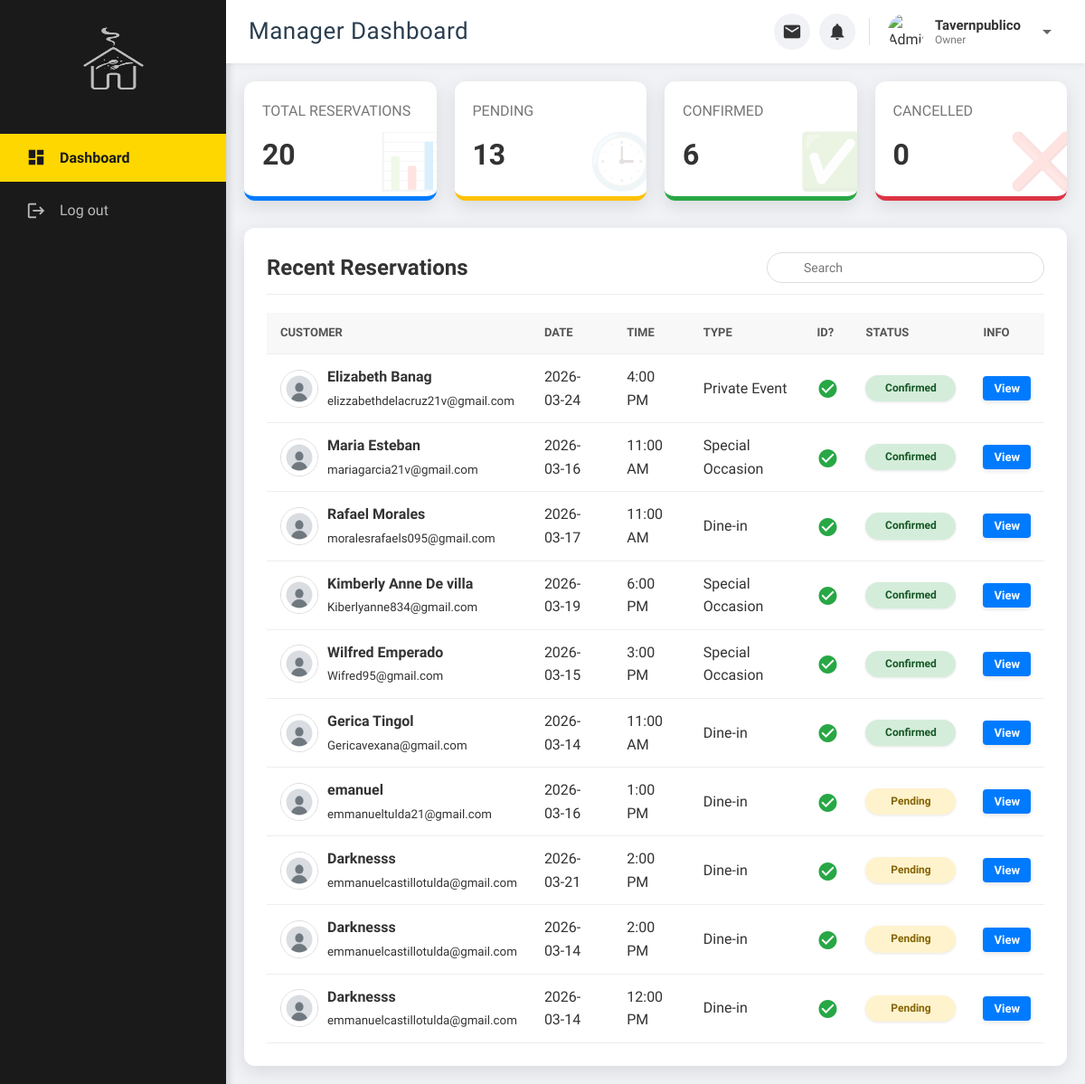
The page /manager.php (signed in) on the database its author committed.
### tables this page shows
CREATE TABLE `reservations` (
  `reservation_id` int(11) NOT NULL,
  `user_id` int(11) DEFAULT NULL,
  `res_date` date NOT NULL,
  `res_time` time NOT NULL,
  `num_guests` int(11) NOT NULL,
  `res_name` varchar(100) NOT NULL,
  `res_phone` varchar(20) NOT NULL,
  `res_email` varchar(100) NOT NULL,
  `status` varchar(50) DEFAULT 'Pending',
  `created_at` timestamp NOT NULL DEFAULT current_timestamp(),
  `assigned_table` varchar(50) DEFAULT NULL,
  `table_id` int(11) DEFAULT NULL,
  `is_notified` tinyint(1) NOT NULL DEFAULT 0,
  `deleted_at` timestamp NULL DEFAULT NULL,
  `source` varchar(50) NOT NULL DEFAULT 'Online',
  `reservation_type` varchar(50) NOT NULL DEFAULT 'Dine-in',
  `valid_id_path` varchar(255) DEFAULT NULL,
  `special_requests` text DEFAULT NULL,
  `applied_coupon_code` varchar(50) DEFAULT NULL,
  `action_by` varchar(100) DEFAULT NULL
);

CREATE TABLE `users` (
  `user_id` int(11) NOT NULL,
  `username` varchar(50) NOT NULL,
  `email` varchar(100) NOT NULL,
  `password_hash` varchar(255) NOT NULL,
  `otp` varchar(10) DEFAULT NULL,
  `otp_expiry` datetime DEFAULT NULL,
  `reset_token` varchar(255) DEFAULT NULL,
  `reset_token_expiry` datetime DEFAULT NULL,
  `is_verified` tinyint(1) NOT NULL DEFAULT 0,
  `is_admin` tinyint(1) NOT NULL DEFAULT 0,
  `role` varchar(50) NOT NULL DEFAULT 'customer',
  `permissions` text DEFAULT NULL,
  `avatar` varchar(255) DEFAULT NULL,
  `mobile` varchar(15) DEFAULT NULL,
  `birthday` date DEFAULT NULL,
  `birthday_last_updated` date DEFAULT NULL,
  `created_at` timestamp NOT NULL DEFAULT current_timestamp(),
  `deleted_at` timestamp NULL DEFAULT NULL
);

### manager.php (the view, shortened to what this page needs)
<?php
require_once 'db_connect.php';
$reservations = [];
$sql_reservations = "
    SELECT r.reservation_id, r.user_id, r.res_date, r.res_time, r.num_guests,
        r.res_name, r.res_phone, r.res_email, r.status, r.created_at,
        r.reservation_type, r.valid_id_path, u.avatar
    FROM reservations r
    LEFT JOIN users u ON r.user_id = u.user_id
    WHERE r.deleted_at IS NULL ORDER BY r.created_at DESC";
if ($result = mysqli_query($link, $sql_reservations)) {
    while ($row = mysqli_fetch_assoc($result)) {
        $reservations[] = $row;
    }
}
$totalReservations = count($reservations);
$pendingReservations = count(array_filter($reservations, function($r) { return $r['status'] === 'Pending'; }));
$confirmedReservations = count(array_filter($reservations, function($r) { return $r['status'] === 'Confirmed'; }));
$cancelledReservations = count(array_filter($reservations, function($r) { return $r['status'] === 'Cancelled'; }));
?>
<!DOCTYPE html>
<html lang="en">
<head>
    <link rel="stylesheet" href="CSS/admin.css">
</head>
<body>
<div class="page-wrapper">
    <?php include 'partials/manager_sidebar.php'; ?>
    <div class="admin-content-area">
        <header class="main-header">
            <div class="header-content">
                <h1 class="header-page-title">Manager Dashboard</h1>
                <div class="admin-header-right">
                    <div class="admin-notification-area">
                        <div class="admin-notification-item">
                            <button class="admin-notification-button" id="adminMessageBtn" title="Messages">
                                <i class="material-icons">email</i>
                            </button>
                        </div>
                        <div class="admin-notification-item">
                            <button class="admin-notification-button" id="adminReservationBtn" title="Reservations">
                                <i class="material-icons">notifications</i> <span class="admin-notification-badge" id="adminReservationCount" style="display: none;">0</span>
                            </button>
                        </div>
                    </div>
                    <div class="admin-profile-dropdown">
                        <div class="admin-profile-area" id="adminProfileBtn">
                            <?php $admin_avatar_path = isset($_SESSION['avatar']) && file_exists($_SESSION['avatar']) ? htmlspecialchars($_SESSION['avatar']) : 'images/default_avatar.png'; ?>
                            <img src="<?php echo $admin_avatar_path; ?>" alt="Admin Avatar" class="admin-avatar">
                            <div class="admin-user-info">
                                <span class="admin-username"><?php echo htmlspecialchars($_SESSION['username']); ?></span>
                                <span class="admin-role"><?php echo ucfirst(htmlspecialchars($_SESSION['role'])); ?></span>
                            </div>
                            <i class="material-icons" style="color: #666; margin-left: 5px;">arrow_drop_down</i>
                        </div>
                    </div>
                    </div>
            </div>
        </header>
        <main class="dashboard-main-content">
            <section class="dashboard-summary">
                <div class="summary-box total"><h3>Total reservations</h3><p><?php echo $totalReservations; ?></p><div class="box-icon">📊</div></div>
                <div class="summary-box pending"><h3>Pending</h3><p><?php echo $pendingReservations; ?></p><div class="box-icon">🕒</div></div>
                <div class="summary-box confirmed"><h3>Confirmed</h3><p><?php echo $confirmedReservations; ?></p><div class="box-icon">✅</div></div>
                <div class="summary-box cancelled"><h3>Cancelled</h3><p><?php echo $cancelledReservations; ?></p><div class="box-icon">❌</div></div>
            </section>
            <section class="recent-reservations-section">
                <h2>Recent Reservations <input type="text" id="reservationSearchTop" class="search-input-top" placeholder="Search"></h2>
                <div class="table-responsive">
                    <table>
                        <thead>
                            <tr>
                                <th>CUSTOMER</th>
                                <th>DATE</th>
                                <th>TIME</th>
                                <th>TYPE</th>
                                <th>ID?</th>
                                <th>STATUS</th>
                                <th>Info</th>
                            </tr>
                        </thead>
                        <tbody>
                            <?php if (empty($reservations)): ?>
                                <tr><td colspan="7">No reservations found.</td></tr>
                            <?php else: ?>
                                <?php foreach (array_slice($reservations, 0, 10) as $reservation): ?>
                                    <?php
                                        $statusClass = strtolower($reservation['status']);
                                        $displayData = [
                                            'Reservation ID' => $reservation['reservation_id'], 'User ID' => $reservation['user_id'] ?? 'N/A',
                                            'Date' => $reservation['res_date'], 'Time' => date("g:i A", strtotime($reservation['res_time'])),
                                            'Guests' => $reservation['num_guests'], 'Name' => $reservation['res_name'],
                                            'Phone' => $reservation['res_phone'], 'Email' => $reservation['res_email'],
                                            'Type' => $reservation['reservation_type'] ?? 'Dine-in', 'Status' => $reservation['status'],
                                            'Booked At' => $reservation['created_at'], 'Valid ID Path' => $reservation['valid_id_path']
                                        ];
                                        $fullReservationJson = htmlspecialchars(json_encode($displayData), ENT_QUOTES, 'UTF-8');
                                    ?>
                                    <tr data-reservation-id="<?php echo $reservation['reservation_id']; ?>" data-full-reservation='<?php echo $fullReservationJson; ?>'>
                                        <td>
                                            <?php
                                            $avatar_path = !empty($reservation['avatar']) && file_exists($reservation['avatar']) ? $reservation['avatar'] : 'images/default_avatar.png';
                                            $customer_info_html = '<div class="customer-info"><img src="' . htmlspecialchars($avatar_path) . '" alt="Customer Avatar" class="customer-avatar"><div><strong>' . htmlspecialchars($reservation['res_name']) . '</strong><br><small>' . htmlspecialchars($reservation['res_email']) . '</small></div></div>';
                                            if (!empty($reservation['user_id'])) {
                                                echo '<a href="view_customer.php?id=' . $reservation['user_id'] . '&return_to=manager" style="text-decoration: none; color: inherit;">' . $customer_info_html . '</a>';
                                            } else {
                                                echo $customer_info_html;
                                            }
                                            ?>
                                        </td>
                                        <td><?php echo htmlspecialchars($reservation['res_date']); ?></td>
                                        <td><?php echo date("g:i A", strtotime($reservation['res_time'])); ?></td>
                                        <td><?php echo htmlspecialchars($reservation['reservation_type'] ?? 'Dine-in'); ?></td>
                                        <td style="text-align: center;">
                                            <?php if (!empty($reservation['valid_id_path'])): ?>
                                                <i class="material-icons id-uploaded-icon" title="Valid ID Uploaded">check_circle</i>
                                            <?php else: ?>
                                                <i class="material-icons no-id-icon" title="No ID Uploaded">cancel</i>
                                            <?php endif; ?>
                                        </td>
                                        <td><span class="status-badge <?php echo $statusClass; ?>"><?php echo htmlspecialchars($reservation['status']); ?></span></td>
                                        <td class="actions"><button class="btn btn-small view-btn">View</button></td>
                                    </tr>
                                <?php endforeach; ?>
                            <?php endif; ?>
                        </tbody>
                    </table>
                </div>
            </section>
        </main>
    </div>
</div>
</body>
</html>

### partials/manager_sidebar.php (shortened to what this page needs)
<?php
$currentPage = basename($_SERVER['SCRIPT_NAME']);
?>
<aside class="admin-sidebar">
    <div class="sidebar-header">
        <img src="Tavern.png" alt="Home Icon" class="home-icon">
    </div>
    <nav>
        <ul class="sidebar-menu">
            <li class="menu-item <?php echo ($currentPage == 'manager.php') ? 'active' : ''; ?>"><a href="manager.php"><i class="material-icons">dashboard</i> Dashboard</a></li>
            <li class="menu-item"><a href="logout.php"><i class="material-icons">logout</i> Log out</a></li>
        </ul>
    </nav>
</aside>

### rows shown on the page
reservations: user.avatar (picture), res_name "Elizabeth Banag", res_email "elizzabethdelacruz21v@gmail.com", res_date "2026-03-24", res_time "4:00 PM", reservation_type "Private Event", status "Confirmed"
reservations: user.avatar (picture), res_name "Maria Esteban", res_email "mariagarcia21v@gmail.com", res_date "2026-03-16", res_time "11:00 AM", reservation_type "Special Occasion", status "Confirmed"
reservations: user.avatar (picture), res_name "Rafael Morales", res_email "moralesrafaels095@gmail.com", res_date "2026-03-17", res_time "11:00 AM", reservation_type "Dine-in", status "Confirmed"
reservations: user.avatar (picture), res_name "Kimberly Anne De villa", res_email "Kiberlyanne834@gmail.com", res_date "2026-03-19", res_time "6:00 PM", reservation_type "Special Occasion", status "Confirmed"
reservations: user.avatar (picture), res_name "Wilfred Emperado", res_email "Wifred95@gmail.com", res_date "2026-03-15", res_time "3:00 PM", reservation_type "Special Occasion", status "Confirmed"
reservations: user.avatar (picture), res_name "Gerica Tingol", res_email "Gericavexana@gmail.com", res_date "2026-03-14", res_time "11:00 AM", reservation_type "Dine-in", status "Confirmed"
reservations: user.avatar (picture), res_name "emanuel", res_email "emmanueltulda21@gmail.com", res_date "2026-03-16", res_time "1:00 PM", reservation_type "Dine-in", status "Pending"
reservations: user.avatar (picture), res_name "Darknesss", res_email "emmanuelcastillotulda@gmail.com", res_date "2026-03-21", res_time "2:00 PM", reservation_type "Dine-in", status "Pending"
reservations: user.avatar (picture), res_name "Darknesss", res_email "emmanuelcastillotulda@gmail.com", res_date "2026-03-14", res_time "2:00 PM", reservation_type "Dine-in", status "Pending"
reservations: user.avatar (picture), res_name "Darknesss", res_email "emmanuelcastillotulda@gmail.com", res_date "2026-03-14", res_time "12:00 PM", reservation_type "Dine-in", status "Pending"

### other values the page prints
$_SESSION['username'] "Tavernpublico"
$_SESSION['role'] "Owner"
$totalReservations "20"
$pendingReservations "13"
$confirmedReservations "6"
$cancelledReservations "0"
